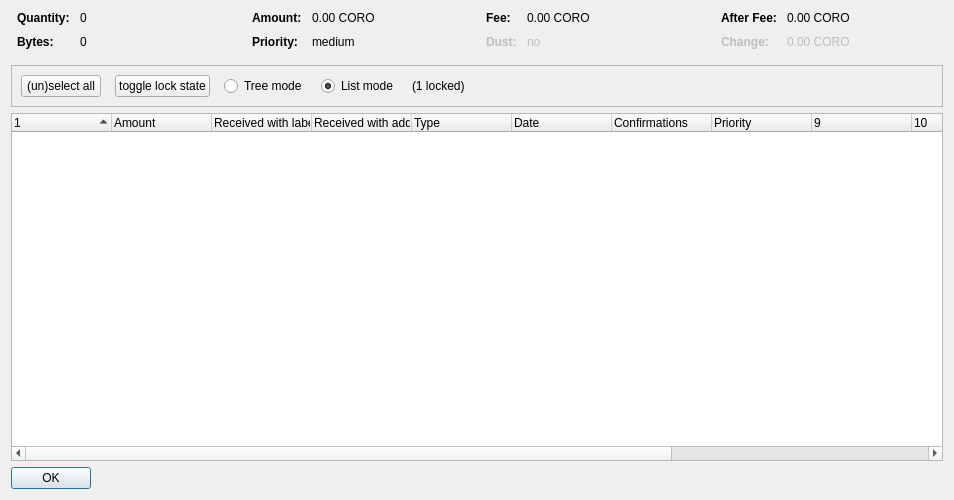
<?xml version="1.0" encoding="UTF-8"?>
<ui version="4.0">
 <class>CoinControlDialog</class>
 <widget class="QDialog" name="CoinControlDialog">
  <property name="geometry">
   <rect>
    <x>0</x>
    <y>0</y>
    <width>954</width>
    <height>500</height>
   </rect>
  </property>
  <property name="windowTitle">
   <string>Coin Selection</string>
  </property>
  <layout class="QVBoxLayout" name="verticalLayout">
   <item>
    <layout class="QHBoxLayout" name="horizontalLayoutTop" stretch="0,0,0,0">
     <property name="topMargin">
      <number>0</number>
     </property>
     <property name="bottomMargin">
      <number>10</number>
     </property>
     <item>
      <layout class="QFormLayout" name="formLayoutCoinControl1">
       <property name="horizontalSpacing">
        <number>10</number>
       </property>
       <property name="verticalSpacing">
        <number>10</number>
       </property>
       <property name="leftMargin">
        <number>6</number>
       </property>
       <property name="rightMargin">
        <number>6</number>
       </property>
       <item row="0" column="0">
        <widget class="QLabel" name="labelCoinControlQuantityText">
         <property name="font">
          <font>
           <weight>75</weight>
           <bold>true</bold>
          </font>
         </property>
         <property name="text">
          <string>Quantity:</string>
         </property>
        </widget>
       </item>
       <item row="0" column="1">
        <widget class="QLabel" name="labelCoinControlQuantity">
         <property name="cursor">
          <cursorShape>IBeamCursor</cursorShape>
         </property>
         <property name="contextMenuPolicy">
          <enum>Qt::ActionsContextMenu</enum>
         </property>
         <property name="text">
          <string notr="true">0</string>
         </property>
         <property name="textInteractionFlags">
          <set>Qt::LinksAccessibleByMouse|Qt::TextSelectableByKeyboard|Qt::TextSelectableByMouse</set>
         </property>
        </widget>
       </item>
       <item row="1" column="0">
        <widget class="QLabel" name="labelCoinControlBytesText">
         <property name="font">
          <font>
           <weight>75</weight>
           <bold>true</bold>
          </font>
         </property>
         <property name="text">
          <string>Bytes:</string>
         </property>
        </widget>
       </item>
       <item row="1" column="1">
        <widget class="QLabel" name="labelCoinControlBytes">
         <property name="cursor">
          <cursorShape>IBeamCursor</cursorShape>
         </property>
         <property name="contextMenuPolicy">
          <enum>Qt::ActionsContextMenu</enum>
         </property>
         <property name="text">
          <string notr="true">0</string>
         </property>
         <property name="textInteractionFlags">
          <set>Qt::LinksAccessibleByMouse|Qt::TextSelectableByKeyboard|Qt::TextSelectableByMouse</set>
         </property>
        </widget>
       </item>
      </layout>
     </item>
     <item>
      <layout class="QFormLayout" name="formLayoutCoinControl2">
       <property name="horizontalSpacing">
        <number>10</number>
       </property>
       <property name="verticalSpacing">
        <number>10</number>
       </property>
       <property name="leftMargin">
        <number>6</number>
       </property>
       <property name="rightMargin">
        <number>6</number>
       </property>
       <item row="0" column="0">
        <widget class="QLabel" name="labelCoinControlAmountText">
         <property name="font">
          <font>
           <weight>75</weight>
           <bold>true</bold>
          </font>
         </property>
         <property name="text">
          <string>Amount:</string>
         </property>
        </widget>
       </item>
       <item row="0" column="1">
        <widget class="QLabel" name="labelCoinControlAmount">
         <property name="cursor">
          <cursorShape>IBeamCursor</cursorShape>
         </property>
         <property name="contextMenuPolicy">
          <enum>Qt::ActionsContextMenu</enum>
         </property>
         <property name="text">
          <string notr="true">0.00 CORO</string>
         </property>
         <property name="textInteractionFlags">
          <set>Qt::LinksAccessibleByMouse|Qt::TextSelectableByKeyboard|Qt::TextSelectableByMouse</set>
         </property>
        </widget>
       </item>
       <item row="1" column="0">
        <widget class="QLabel" name="labelCoinControlPriorityText">
         <property name="font">
          <font>
           <weight>75</weight>
           <bold>true</bold>
          </font>
         </property>
         <property name="text">
          <string>Priority:</string>
         </property>
        </widget>
       </item>
       <item row="1" column="1">
        <widget class="QLabel" name="labelCoinControlPriority">
         <property name="cursor">
          <cursorShape>IBeamCursor</cursorShape>
         </property>
         <property name="contextMenuPolicy">
          <enum>Qt::ActionsContextMenu</enum>
         </property>
         <property name="text">
          <string>medium</string>
         </property>
         <property name="textInteractionFlags">
          <set>Qt::LinksAccessibleByMouse|Qt::TextSelectableByKeyboard|Qt::TextSelectableByMouse</set>
         </property>
        </widget>
       </item>
      </layout>
     </item>
     <item>
      <layout class="QFormLayout" name="formLayoutCoinControl3">
       <property name="horizontalSpacing">
        <number>10</number>
       </property>
       <property name="verticalSpacing">
        <number>10</number>
       </property>
       <property name="leftMargin">
        <number>6</number>
       </property>
       <property name="rightMargin">
        <number>6</number>
       </property>
       <item row="0" column="0">
        <widget class="QLabel" name="labelCoinControlFeeText">
         <property name="font">
          <font>
           <weight>75</weight>
           <bold>true</bold>
          </font>
         </property>
         <property name="text">
          <string>Fee:</string>
         </property>
        </widget>
       </item>
       <item row="0" column="1">
        <widget class="QLabel" name="labelCoinControlFee">
         <property name="cursor">
          <cursorShape>IBeamCursor</cursorShape>
         </property>
         <property name="contextMenuPolicy">
          <enum>Qt::ActionsContextMenu</enum>
         </property>
         <property name="text">
          <string notr="true">0.00 CORO</string>
         </property>
         <property name="textInteractionFlags">
          <set>Qt::LinksAccessibleByMouse|Qt::TextSelectableByKeyboard|Qt::TextSelectableByMouse</set>
         </property>
        </widget>
       </item>
       <item row="1" column="0">
        <widget class="QLabel" name="labelCoinControlLowOutputText">
         <property name="enabled">
          <bool>false</bool>
         </property>
         <property name="font">
          <font>
           <weight>75</weight>
           <bold>true</bold>
          </font>
         </property>
         <property name="text">
          <string>Dust:</string>
         </property>
        </widget>
       </item>
       <item row="1" column="1">
        <widget class="QLabel" name="labelCoinControlLowOutput">
         <property name="enabled">
          <bool>false</bool>
         </property>
         <property name="cursor">
          <cursorShape>IBeamCursor</cursorShape>
         </property>
         <property name="contextMenuPolicy">
          <enum>Qt::ActionsContextMenu</enum>
         </property>
         <property name="text">
          <string>no</string>
         </property>
         <property name="textInteractionFlags">
          <set>Qt::LinksAccessibleByMouse|Qt::TextSelectableByKeyboard|Qt::TextSelectableByMouse</set>
         </property>
        </widget>
       </item>
      </layout>
     </item>
     <item>
      <layout class="QFormLayout" name="formLayoutCoinControl4">
       <property name="horizontalSpacing">
        <number>10</number>
       </property>
       <property name="verticalSpacing">
        <number>10</number>
       </property>
       <property name="leftMargin">
        <number>6</number>
       </property>
       <property name="rightMargin">
        <number>6</number>
       </property>
       <item row="0" column="0">
        <widget class="QLabel" name="labelCoinControlAfterFeeText">
         <property name="font">
          <font>
           <weight>75</weight>
           <bold>true</bold>
          </font>
         </property>
         <property name="text">
          <string>After Fee:</string>
         </property>
        </widget>
       </item>
       <item row="0" column="1">
        <widget class="QLabel" name="labelCoinControlAfterFee">
         <property name="cursor">
          <cursorShape>IBeamCursor</cursorShape>
         </property>
         <property name="contextMenuPolicy">
          <enum>Qt::ActionsContextMenu</enum>
         </property>
         <property name="text">
          <string notr="true">0.00 CORO</string>
         </property>
         <property name="textInteractionFlags">
          <set>Qt::LinksAccessibleByMouse|Qt::TextSelectableByKeyboard|Qt::TextSelectableByMouse</set>
         </property>
        </widget>
       </item>
       <item row="1" column="0">
        <widget class="QLabel" name="labelCoinControlChangeText">
         <property name="enabled">
          <bool>false</bool>
         </property>
         <property name="font">
          <font>
           <weight>75</weight>
           <bold>true</bold>
          </font>
         </property>
         <property name="text">
          <string>Change:</string>
         </property>
        </widget>
       </item>
       <item row="1" column="1">
        <widget class="QLabel" name="labelCoinControlChange">
         <property name="enabled">
          <bool>false</bool>
         </property>
         <property name="cursor">
          <cursorShape>IBeamCursor</cursorShape>
         </property>
         <property name="contextMenuPolicy">
          <enum>Qt::ActionsContextMenu</enum>
         </property>
         <property name="text">
          <string notr="true">0.00 CORO</string>
         </property>
         <property name="textInteractionFlags">
          <set>Qt::LinksAccessibleByMouse|Qt::TextSelectableByKeyboard|Qt::TextSelectableByMouse</set>
         </property>
        </widget>
       </item>
      </layout>
     </item>
    </layout>
   </item>
   <item>
    <widget class="QFrame" name="frame">
     <property name="minimumSize">
      <size>
       <width>0</width>
       <height>40</height>
      </size>
     </property>
     <property name="frameShape">
      <enum>QFrame::StyledPanel</enum>
     </property>
     <property name="frameShadow">
      <enum>QFrame::Sunken</enum>
     </property>
     <layout class="QHBoxLayout" name="horizontalLayout">
      <item>
       <layout class="QHBoxLayout" name="horizontalLayoutPanel" stretch="0,0,0,0,0,0">
        <property name="spacing">
         <number>14</number>
        </property>
        <item>
         <widget class="QPushButton" name="pushButtonSelectAll">
          <property name="sizePolicy">
           <sizepolicy hsizetype="Maximum" vsizetype="Fixed">
            <horstretch>0</horstretch>
            <verstretch>0</verstretch>
           </sizepolicy>
          </property>
          <property name="text">
           <string>(un)select all</string>
          </property>
          <property name="autoDefault">
           <bool>false</bool>
          </property>
         </widget>
        </item>
        <item>
         <widget class="QPushButton" name="pushButtonToggleLock">
          <property name="sizePolicy">
           <sizepolicy hsizetype="Maximum" vsizetype="Fixed">
            <horstretch>0</horstretch>
            <verstretch>0</verstretch>
           </sizepolicy>
          </property>
          <property name="text">
           <string>toggle lock state</string>
          </property>
          <property name="autoDefault">
           <bool>false</bool>
          </property>
         </widget>
        </item>
        <item>
         <widget class="QRadioButton" name="radioTreeMode">
          <property name="sizePolicy">
           <sizepolicy hsizetype="Maximum" vsizetype="Fixed">
            <horstretch>0</horstretch>
            <verstretch>0</verstretch>
           </sizepolicy>
          </property>
          <property name="text">
           <string>Tree mode</string>
          </property>
         </widget>
        </item>
        <item>
         <widget class="QRadioButton" name="radioListMode">
          <property name="sizePolicy">
           <sizepolicy hsizetype="Maximum" vsizetype="Fixed">
            <horstretch>0</horstretch>
            <verstretch>0</verstretch>
           </sizepolicy>
          </property>
          <property name="text">
           <string>List mode</string>
          </property>
          <property name="checked">
           <bool>true</bool>
          </property>
         </widget>
        </item>
        <item>
         <widget class="QLabel" name="labelLocked">
          <property name="text">
           <string>(1 locked)</string>
          </property>
         </widget>
        </item>
        <item>
         <spacer name="horizontalSpacer">
          <property name="orientation">
           <enum>Qt::Horizontal</enum>
          </property>
          <property name="sizeHint" stdset="0">
           <size>
            <width>40</width>
            <height>20</height>
           </size>
          </property>
         </spacer>
        </item>
       </layout>
      </item>
     </layout>
    </widget>
   </item>
   <item>
    <widget class="CoinControlTreeWidget" name="treeWidget">
     <property name="contextMenuPolicy">
      <enum>Qt::CustomContextMenu</enum>
     </property>
     <property name="sortingEnabled">
      <bool>false</bool>
     </property>
     <property name="columnCount">
      <number>13</number>
     </property>
     <attribute name="headerShowSortIndicator" stdset="0">
      <bool>true</bool>
     </attribute>
     <attribute name="headerStretchLastSection">
      <bool>false</bool>
     </attribute>
     <column>
      <property name="text">
       <string/>
      </property>
     </column>
     <column>
      <property name="text">
       <string>Amount</string>
      </property>
     </column>
     <column>
      <property name="text">
       <string>Received with label</string>
      </property>
     </column>
     <column>
      <property name="text">
       <string>Received with address</string>
      </property>
     </column>
     <column>
      <property name="text">
	<string>Type</string>
      </property>
     </column>
     <column>
      <property name="text">	 
       <string>Date</string>
      </property>
     </column>
     <column>
      <property name="text">
       <string>Confirmations</string>
      </property>
      <property name="toolTip">
       <string>Confirmed</string>
      </property>
     </column>
     <column>
      <property name="text">
       <string>Priority</string>
      </property>
     </column>
     <column>
      <property name="text">
       <string/>
      </property>
     </column>
     <column>
      <property name="text">
       <string/>
      </property>
     </column>
     <column>
      <property name="text">
       <string/>
      </property>
     </column>
     <column>
      <property name="text">
       <string/>
      </property>
     </column>
     <column>
      <property name="text">
       <string/>
      </property>
     </column>
    </widget>
   </item>
   <item>
    <widget class="QDialogButtonBox" name="buttonBox">
     <property name="sizePolicy">
      <sizepolicy hsizetype="Maximum" vsizetype="Fixed">
       <horstretch>0</horstretch>
       <verstretch>0</verstretch>
      </sizepolicy>
     </property>
     <property name="orientation">
      <enum>Qt::Horizontal</enum>
     </property>
     <property name="standardButtons">
      <set>QDialogButtonBox::Ok</set>
     </property>
    </widget>
   </item>
  </layout>
 </widget>
 <customwidgets>
  <customwidget>
   <class>CoinControlTreeWidget</class>
   <extends>QTreeWidget</extends>
   <header>coincontroltreewidget.h</header>
  </customwidget>
 </customwidgets>
 <resources/>
 <connections/>
</ui>
